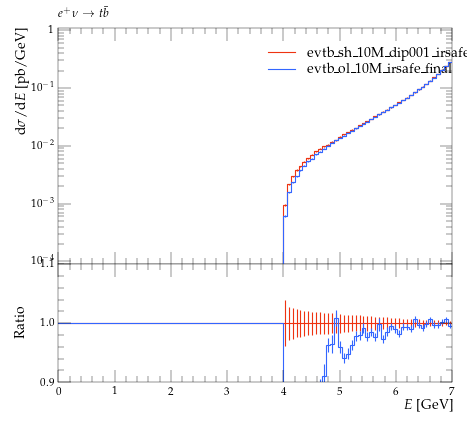

Source code (Python):
#! /usr/bin/env python

# This Python script was auto-generated using YODA v2.0.0.
# Analysis object: /evtb/inc_t_e
# Timestamp: 16-04-2024 (14:02:27)

import matplotlib as mpl
import matplotlib.pyplot as plt
mpl.use('Agg') # comment out for interactive use
import os
import numpy as np

plotDir = os.path.split(os.path.realpath(__file__))[0]
if 'YODA_USER_PLOT_PATH' in globals():
    plot_outdir = globals()['YODA_USER_PLOT_PATH']
else:
    plot_outdir = plotDir

#plot style
plt.style.use(os.path.join(plotDir, '../default.mplstyle'))
# plot metadata
figW, figH = plt.rcParams['figure.figsize']
ax_xLabel = r'$E$ [GeV]'
ax_yLabel = r'$\mathrm{d}\sigma / \mathrm{d} E$ [pb/GeV]'
ax_title  = r'$e^+ \nu \to t \bar b$'
ax_xScale = 'linear'
ax_yScale = 'log'
xLims = (0.0, 7.0)
yLims = (9e-05, 1.1)

# TeX-friendly labels for the legend
labels = [ r"evtb\_sh\_10M\_dip001\_irsafe\_final", r"evtb\_ol\_10M\_irsafe\_final" ]

# Create figure and axis objects
fig, (ax, ratio0_ax) = plt.subplots(2, 1, sharex=True,
                  figsize=(figW,figH), gridspec_kw={'height_ratios': (2, 1)})
ratio0_ax.yaxis.set_major_locator(mpl.ticker.MultipleLocator(0.1))
ratio0_ax.set_ylim(0.9, 1.1)
ratio0_ax.set_ylabel('Ratio')

# LineColor map: curve index -> color
linecolors = {0: '#EE3311', 1: '#3366FF'}
# the numerical data is stored in a separate file
dataf = dict()
prefix = os.path.split(__file__)[0]
if prefix:    prefix = prefix + '/'
exec(open(prefix+'inc_t_e__data.py').read(), dataf)


legend_handles = [] # keep track of handles for the legend

# style options for curves
# starts at zorder>=5 to draw curve on top of legend
styles = {
  'curve0': {
    'color' : linecolors[0],
    'linestyle' : '-',
    'marker' : 'o',
    'zorder' : 5,
    'histstyle' : True,
  },
  'curve1': {
    'color' : linecolors[1],
    'linestyle' : '-',
    'marker' : 'o',
    'zorder' : 6,
    'histstyle' : True,
  },
}
# curve from input yoda files in main panel
for label in dataf['yvals'].keys():
    if all(np.isnan(v) for v in dataf['yvals'][label]):
        continue
    tmp = None
    if styles[label]['histstyle']: # draw as histogram
        tmp, = ax.plot(dataf['xedges'], dataf['yedges'][label],
                       color=styles[label]['color'],
                       linestyle=styles[label]['linestyle'],
                       drawstyle='steps-pre', solid_joinstyle='miter',
                       zorder=styles[label]['zorder'], label=label)
        ax.errorbar(dataf['xpoints'], dataf['yvals'][label], color=styles[label]['color'],
                    xerr=dataf['xerrs'], yerr=[dataf['ydowns'][label], dataf['yups'][label]],
                    linestyle='none', zorder=styles[label]['zorder'])
    else: # draw as scatter
        tmp = ax.errorbar(dataf['xpoints'], dataf['yvals'][label],
                          xerr=dataf['xerrs'],
                          yerr=[ dataf['ydowns'][label],
                          dataf['yups'][label] ],
                          fmt=styles[label]['marker'],
                          ecolor=styles[label]['color'],
                          color=styles[label]['color'], zorder=2)
        tmp[-1][0].set_linestyle(styles[label]['linestyle'])
    legend_handles += [tmp]
    for varLabel in dataf['variation_yvals'].keys():
        if varLabel.startswith(label):
            tmp, = ax.plot(dataf['xedges'], dataf['variation_yvals'][varLabel],
                           color=styles[label]['color'],
                           linestyle=styles[label]['linestyle'],
                           drawstyle='steps-pre', solid_joinstyle='miter',
                           zorder=styles[label]['zorder'], alpha=0.5)


# plots on ratio panel
# curve from input yoda files in ratio panel
for label, yvals in dataf['ratio0_yvals'].items():
    if all(np.isnan(v) for v in yvals):
        continue
    if styles[label]['histstyle']: # plot as histogram
        ratio0_ax.plot(dataf['xedges'], yvals,
                       color=styles[label]['color'],
                       linestyle=styles[label]['linestyle'],
                       drawstyle='steps-pre', zorder=1,
                       solid_joinstyle='miter')
        ratio0_ax.vlines(dataf['xpoints'],
                         dataf['ratio0_ymin'][label],
                         dataf['ratio0_ymax'][label],
                         color=styles[label]['color'], zorder=1)
    else: # plot as scatter
        tmp = ratio0_ax.errorbar(dataf['xpoints'],
                                 yvals, xerr=dataf['xerrs'],
                                 yerr=dataf['ratio0_yerrs'][label],
                                 fmt=styles[label]['marker'],
                                 ecolor=styles[label]['color'],
                                 color=styles[label]['color'])
        tmp[-1][0].set_linestyle(styles[label]['linestyle'])

    for varlabel in dataf['ratio0_variation_vals'].keys():
        if varlabel.startswith(label):
            ratio0_ax.plot(dataf['xedges'],
                            dataf['ratio0_variation_vals'][varlabel],
                            color=styles[label]['color'],
                            linestyle=styles[label]['linestyle'],
                            drawstyle='steps-pre', solid_joinstyle='miter',
                            zorder=1, alpha=0.5)

legend_pos = (0.5, 0.97)
ax.legend(legend_handles, labels, loc='upper left', bbox_to_anchor=legend_pos)

# set plot metadata as defined above
ratio0_ax.set_xlabel(ax_xLabel)
ratio0_ax.xaxis.set_label_coords(1., -.15)
ax.set_ylabel(ax_yLabel, loc='top')
ax.set_title(ax_title, loc='left')
ax.set_xscale(ax_xScale)
ax.set_yscale(ax_yScale)
ax.set_xlim(xLims)
ax.set_ylim(yLims)

# tick formatting
plt.rcParams['xtick.top'] = True
plt.rcParams['ytick.right'] = True
ax.yaxis.set_major_locator(mpl.ticker.LogLocator(base=10.0, numticks=np.inf))
ax.yaxis.set_minor_locator(mpl.ticker.LogLocator(
                           base=10.0, subs=np.arange(0.1, 1, 0.1), numticks=np.inf))
fig.align_ylabels((ax, ratio0_ax))
plt.savefig(os.path.join(plot_outdir, 'inc_t_e.pdf'), format='PDF')
plt.savefig(os.path.join(plot_outdir, 'inc_t_e.png'), format='PNG')

plt.close(fig)
